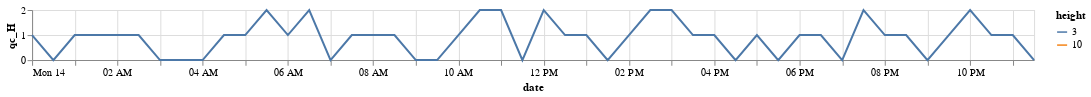

The code cell stored with this chart in its notebook:
### Code cell
alt.Chart(flux_df).mark_line().encode(
        alt.X('date:T'),
        alt.Y('qc_H:Q'),
        alt.Color('height:N')
    ).properties(width=1000, height = 50)
